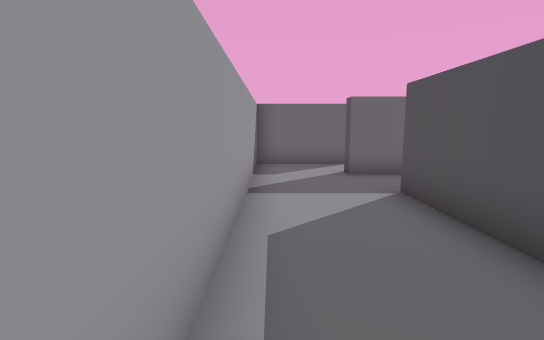
[1] (above)

24 first-person views from a walk through a scene from a Unity 3-D project. The camera is 1.2 m above the floor, tilts 8° down and sees 85° across. The floor is counted in squares, 1 m on a side. Each view is taken from the middle of a square. On the plan, view 1 faces up. The plan holds only what a view shows up to about 13 squares ahead; the rest is blank. Some surface patterns are stand-ins.

[2]
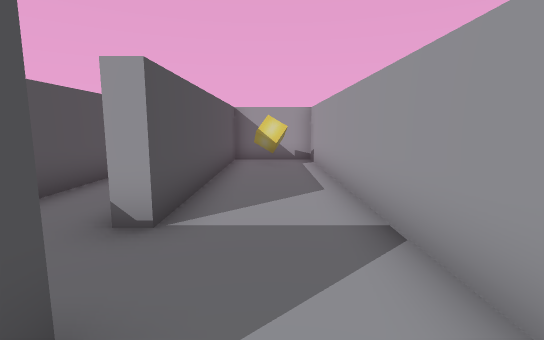

[3]
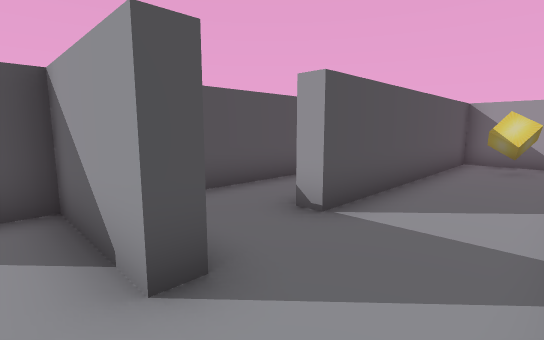

[4]
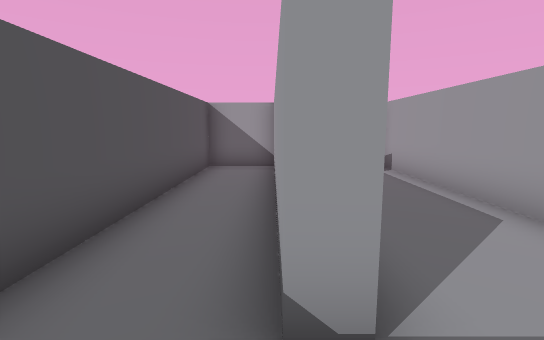

[5]
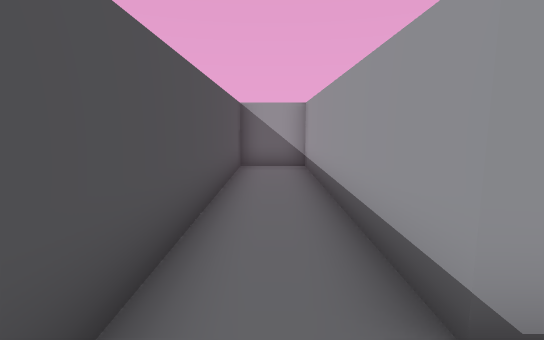

[6]
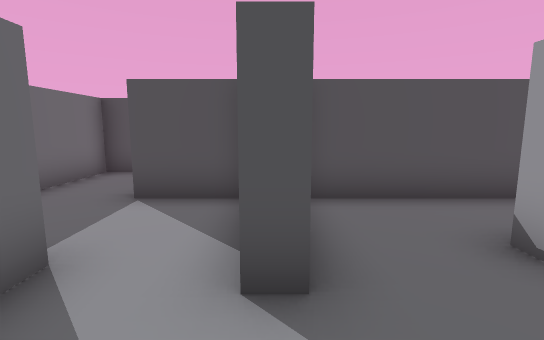

[7]
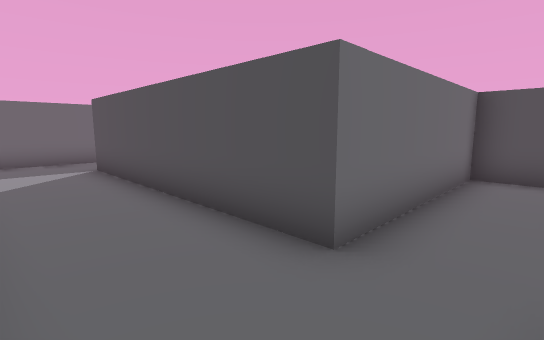

[8]
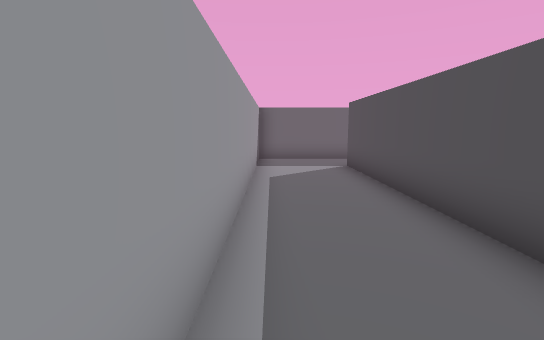

[9]
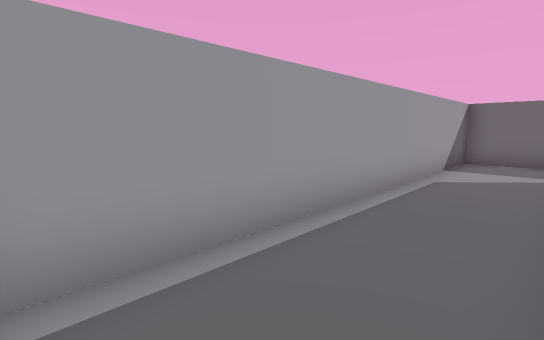

[10]
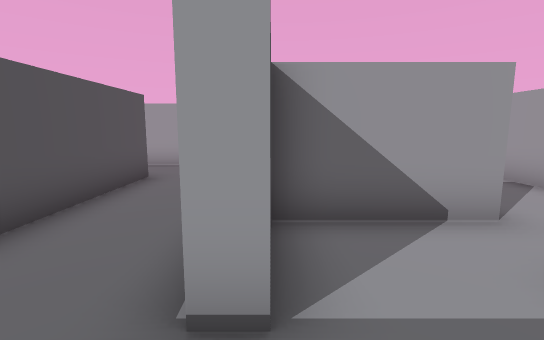

[11]
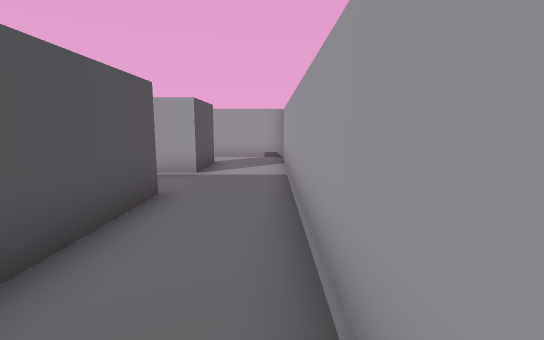

[12]
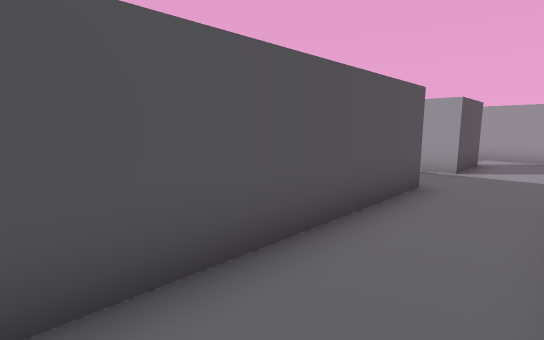

[13]
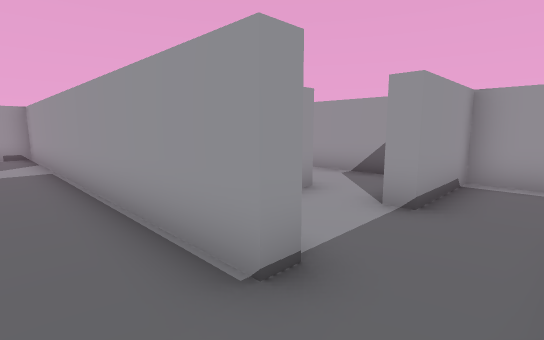

[14]
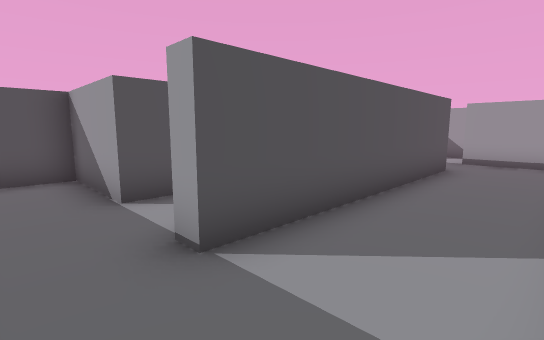

[15]
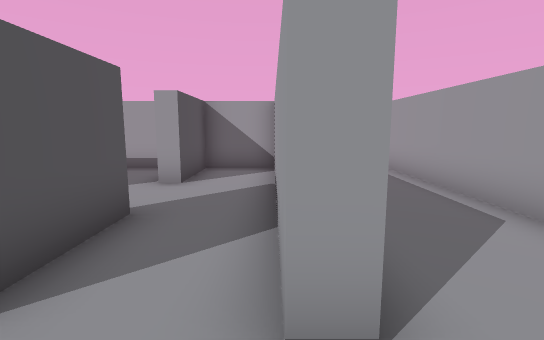

[16]
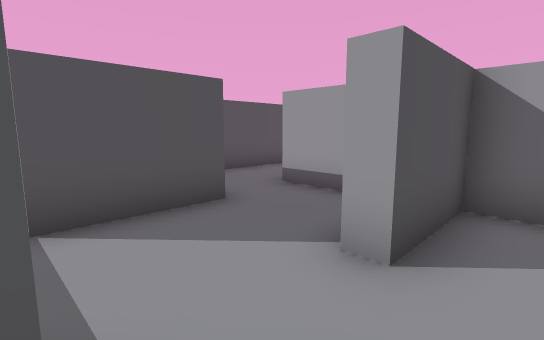

[17]
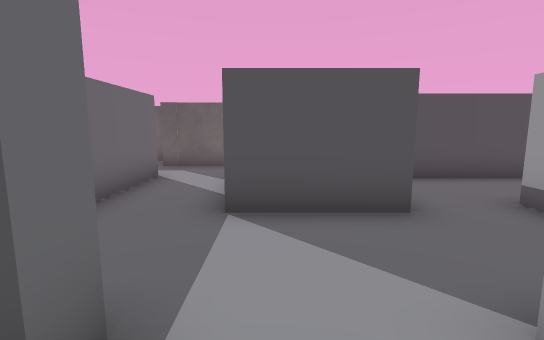

[18]
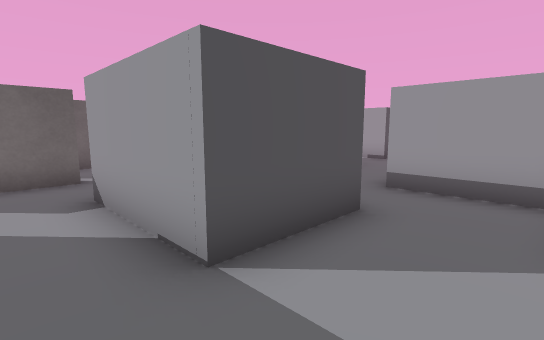

[19]
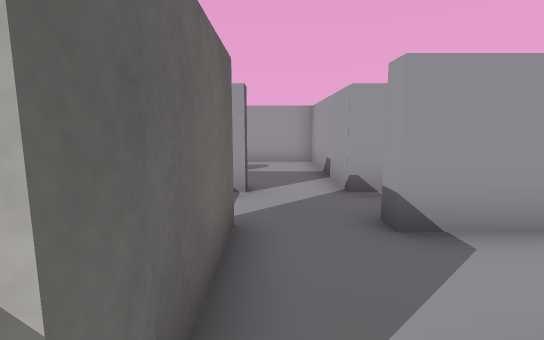

[20]
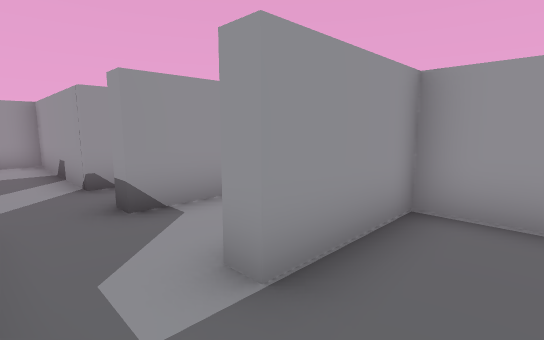

[21]
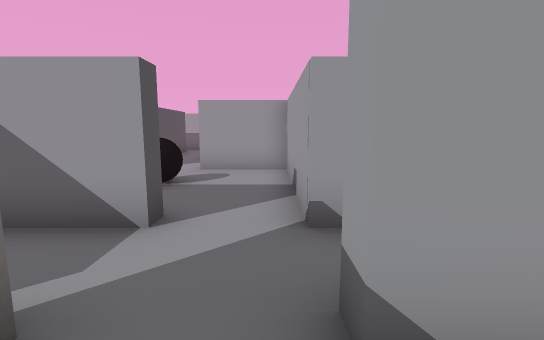

[22]
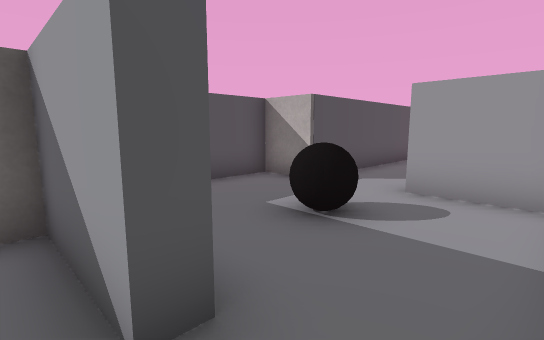

[23]
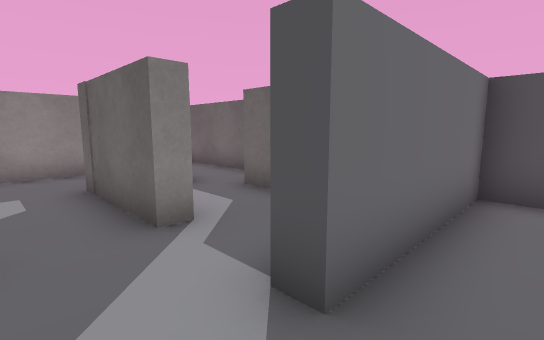

[24]
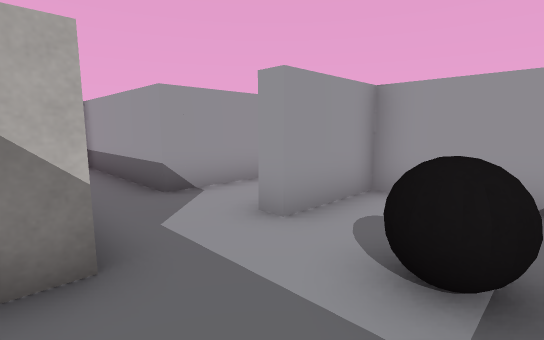

### Floor plan
Points are (right, up) in squares from view 1. A wall is a line through its corners. A room is listed if a view was taken in it or the views show most of it. See-through windows are left out.
Room 1 (views 1, 2, 3, 4, 6)
walls: (3.5, 7.7) (2, 7.7) (2, 8.2) (5, 8.2) (5, 10.3); (2.5, 10) (-0.5, 10) (-0.5, -2.5) (2.4, -2.5) (2.4, 5.5) (2.9, 5.5)
ways out: opening at (3, 6.5) to room 2; opening at (3.5, 10) to room 3
objects: other object (1, -1)
Room 2 (view 5)
walls: (2.9, 5.5) (2.9, -2.5) (5, -2.5) (5, 7.4)
ways out: opening at (3, 6.5) to room 1
Room 3 (views 7, 8, 9, 10, 14)
walls: (5.6, 12.6) (2.4, 12.6) (2.4, 20.6); (5, 10.3) (5.5, 10.3); (3.1, 22.8) (-0.5, 22.8) (-0.5, 10.3) (2.5, 10.3) (2.5, 10)
ways out: opening at (3.5, 10) to room 1; opening at (5, 11.5) to room 4; opening at (3, 21.5) to room 5
Room 4 (views 11, 12, 13)
walls: (8.1, 4.6) (8.1, 12.6) (5.6, 12.6); (8.1, -0.5) (8.1, 2.1) (9.2, 2.1); (5.5, 10.3) (5.5, -2.5) (8.5, -2.5)
ways out: opening at (5, 11.5) to room 3; opening at (8, -1.5)
Room 5 (views 15, 16, 17)
walls: (5.6, 17.9) (5, 17.9) (5, 20.6) (8.1, 20.6) (8.1, 21.8); (2.4, 20.6) (2.9, 20.6) (2.9, 15.2); (2.9, 13.1) (5, 13.1) (5, 15.5) (5.6, 15.5)
ways out: opening at (3, 21.5) to room 3; opening at (5, 16.5) to room 12
Room 6 (views 18, 21)
walls: (8.1, 17.7) (11.5, 17.7); (11.5, 19.9) (8.8, 19.9); (13.5, 17.4) (13.5, 19.5)
ways out: opening at (12.5, 20) to room 7; opening at (12.5, 18) to room 8; opening at (6.5, 18) to room 12
Room 7 (views 19, 20)
walls: (11.5, 20.6) (11.5, 19.9); (13.5, 19.5) (13.5, 20.5); (14, 22.8) (12.2, 22.8)
ways out: opening at (12.5, 20) to room 6; opening at (11, 21.5)
Room 8 (view 22)
walls: (10.9, 15.5) (11.5, 15.5) (11.5, 14.5); (11.5, 17.7) (11.5, 17.1); (13.5, 15) (13.5, 15.5)
ways out: opening at (12.5, 18) to room 6; opening at (12.5, 15) to room 9; opening at (14, 16.5) to room 11
Room 9 (views 23, 24)
walls: (16.4, 10.3) (17.9, 10.3) (17.9, 12.1); (17.9, 14.1) (17.9, 15) (13.5, 15); (11.5, 14.5) (11.5, 10.3) (14.1, 10.3) (14.1, 9.8)
ways out: opening at (12.5, 15) to room 8; opening at (15, 10) to room 13
objects: black ball (14, 12) to (15, 13)
Room 10 (no view inside)
walls: (11.1, 10.4) (11.1, 13.6); (11.1, 7.2) (11.1, 7.7) (14.6, 7.7)
ways out: opening at (14, 9) to room 13; opening at (8, 14) to room 14
Room 11 (no view inside)
walls: (14, 17.4) (13.5, 17.4); (13.5, 15.5) (16.1, 15.5) (16.1, 19)
ways out: opening at (14, 16.5) to room 8
Room 12 (no view inside)
walls: (8.1, 15) (8.1, 17.7)
ways out: opening at (5, 16.5) to room 5; opening at (6.5, 18) to room 6; opening at (6.5, 15) to room 14
Room 13 (no view inside)
walls: (14.6, 7.7) (14.6, 2.6); (16.4, 4.2) (16.4, 10.3)
ways out: opening at (15, 10) to room 9; opening at (14, 9) to room 10
Room 14 (no view inside)
walls: (6.1, 13.1) (8.6, 13.1)
ways out: opening at (8, 14) to room 10; opening at (6.5, 15) to room 12

Where each view was taken, in squares from view 1:
view 1: 0 up, 0 right, facing up
view 2: 9 up, 1 right, facing down
view 3: 9 up, 0 right, facing down-right
view 4: 7 up, 3 right, facing down
view 5: 7 up, 4 right, facing down
view 6: 8 up, 0 right, facing right
view 7: 11 up, 0 right, facing up-right
view 8: 11 up, 0 right, facing up
view 9: 11 up, 2 right, facing up-left
view 10: 12 up, 5 right, facing down
view 11: 10 up, 6 right, facing down
view 12: 11 up, 6 right, facing down-right
view 13: 12 up, 7 right, facing down-left
view 14: 22 up, 0 right, facing down-right
view 15: 22 up, 3 right, facing down
view 16: 18 up, 4 right, facing down-right
view 17: 17 up, 4 right, facing right
view 18: 19 up, 6 right, facing down-right
view 19: 21 up, 13 right, facing down
view 20: 22 up, 13 right, facing down-left
view 21: 19 up, 12 right, facing down
view 22: 16 up, 12 right, facing down-right
view 23: 14 up, 12 right, facing up-right
view 24: 13 up, 17 right, facing down-left
